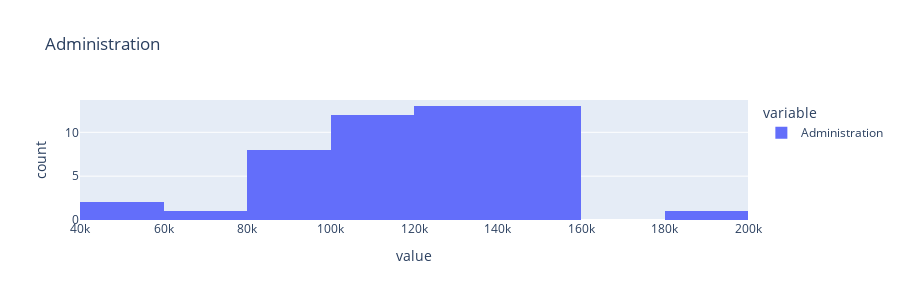

The notebook cell this image was saved under:
### Code cell
px.histogram(df['Administration'], height = 300, title='Administration')

### Figure 1 — Plotly figure (JSON) as saved in the notebook; plotly's stock layout.template omitted (floating-point values rounded to 4 significant figures)
{"data": [{"alignmentgroup": "True", "bingroup": "x", "hovertemplate": "variable=Administration<br>value=%{x}<br>count=%{y}<extra></extra>", "legendgroup": "Administration", "marker": {"color": "#636efa"}, "name": "Administration", "offsetgroup": "Administration", "orientation": "v", "showlegend": true, "type": "histogram", "x": [136900.0, 151400.0, 101100.0, 118700.0, 91390.0, 99810.0, 147200.0, 145500.0, 148700.0, 108700.0, 110600.0, 91790.0, 127300.0, 135500.0, 156500.0, 122600.0, 121600.0, 145100.0, 114200.0, 153500.0, 113900.0, 153800.0, 122800.0, 105800.0, 99280.0, 139600.0, 144100.0, 127900.0, 182600.0, 153000.0, 115600.0, 152700.0, 129200.0, 103100.0, 157700.0, 85050.0, 127100.0, 51280.0, 65950.0, 82980.0, 118500.0, 84710.0, 96190.0, 127400.0, 154800.0, 124200.0, 115800.0, 135400.0, 51740.0, 117000.0], "xaxis": "x", "yaxis": "y"}], "layout": {"barmode": "relative", "height": 300, "legend": {"title": {"text": "variable"}, "tracegroupgap": 0}, "title": {"text": "Administration"}, "xaxis": {"anchor": "y", "domain": [0, 1], "title": {"text": "value"}}, "yaxis": {"anchor": "x", "domain": [0, 1], "title": {"text": "count"}}}}
